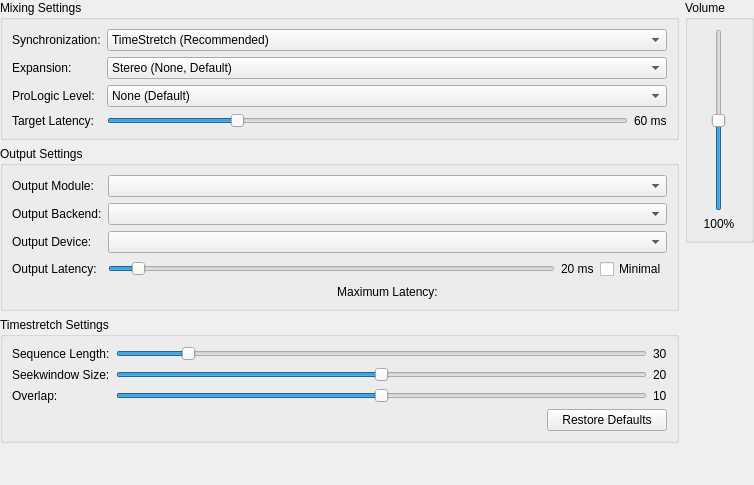
<?xml version="1.0" encoding="UTF-8"?>
<ui version="4.0">
 <class>AudioSettingsWidget</class>
 <widget class="QWidget" name="AudioSettingsWidget">
  <property name="geometry">
   <rect>
    <x>0</x>
    <y>0</y>
    <width>754</width>
    <height>485</height>
   </rect>
  </property>
  <property name="windowTitle">
   <string notr="true">Form</string>
  </property>
  <layout class="QGridLayout" name="gridLayout_2">
   <property name="leftMargin">
    <number>0</number>
   </property>
   <property name="topMargin">
    <number>0</number>
   </property>
   <property name="rightMargin">
    <number>0</number>
   </property>
   <property name="bottomMargin">
    <number>0</number>
   </property>
   <item row="2" column="0">
    <widget class="QGroupBox" name="groupBox_4">
     <property name="title">
      <string>Timestretch Settings</string>
     </property>
     <layout class="QFormLayout" name="formLayout_3">
      <item row="0" column="0">
       <widget class="QLabel" name="label_6">
        <property name="text">
         <string>Sequence Length:</string>
        </property>
       </widget>
      </item>
      <item row="0" column="1">
       <layout class="QHBoxLayout" name="horizontalLayout_2">
        <item>
         <widget class="NoScrollQSlider" name="sequenceLength">
          <property name="minimum">
           <number>20</number>
          </property>
          <property name="maximum">
           <number>100</number>
          </property>
          <property name="value">
           <number>30</number>
          </property>
          <property name="orientation">
           <enum>Qt::Horizontal</enum>
          </property>
          <property name="tickPosition">
           <enum>NoScrollQSlider::TicksBelow</enum>
          </property>
          <property name="tickInterval">
           <number>10</number>
          </property>
         </widget>
        </item>
        <item>
         <widget class="QLabel" name="sequenceLengthLabel">
          <property name="text">
           <string>30</string>
          </property>
         </widget>
        </item>
       </layout>
      </item>
      <item row="1" column="0">
       <widget class="QLabel" name="label_7">
        <property name="text">
         <string>Seekwindow Size:</string>
        </property>
       </widget>
      </item>
      <item row="1" column="1">
       <layout class="QHBoxLayout" name="horizontalLayout_3">
        <item>
         <widget class="NoScrollQSlider" name="seekWindowSize">
          <property name="minimum">
           <number>10</number>
          </property>
          <property name="maximum">
           <number>30</number>
          </property>
          <property name="value">
           <number>20</number>
          </property>
          <property name="orientation">
           <enum>Qt::Horizontal</enum>
          </property>
          <property name="tickPosition">
           <enum>NoScrollQSlider::TicksBelow</enum>
          </property>
          <property name="tickInterval">
           <number>2</number>
          </property>
         </widget>
        </item>
        <item>
         <widget class="QLabel" name="seekWindowSizeLabel">
          <property name="text">
           <string>20</string>
          </property>
         </widget>
        </item>
       </layout>
      </item>
      <item row="2" column="0">
       <widget class="QLabel" name="label_8">
        <property name="text">
         <string>Overlap:</string>
        </property>
       </widget>
      </item>
      <item row="2" column="1">
       <layout class="QHBoxLayout" name="horizontalLayout_4">
        <item>
         <widget class="NoScrollQSlider" name="overlap">
          <property name="minimum">
           <number>5</number>
          </property>
          <property name="maximum">
           <number>15</number>
          </property>
          <property name="value">
           <number>10</number>
          </property>
          <property name="orientation">
           <enum>Qt::Horizontal</enum>
          </property>
          <property name="tickPosition">
           <enum>NoScrollQSlider::TicksBelow</enum>
          </property>
          <property name="tickInterval">
           <number>1</number>
          </property>
         </widget>
        </item>
        <item>
         <widget class="QLabel" name="overlapLabel">
          <property name="text">
           <string>10</string>
          </property>
         </widget>
        </item>
       </layout>
      </item>
      <item row="3" column="1">
       <layout class="QHBoxLayout" name="horizontalLayout_5">
        <item>
         <spacer name="horizontalSpacer">
          <property name="orientation">
           <enum>Qt::Horizontal</enum>
          </property>
          <property name="sizeHint" stdset="0">
           <size>
            <width>40</width>
            <height>20</height>
           </size>
          </property>
         </spacer>
        </item>
        <item>
         <widget class="QPushButton" name="resetTimestretchDefaults">
          <property name="minimumSize">
           <size>
            <width>120</width>
            <height>0</height>
           </size>
          </property>
          <property name="text">
           <string>Restore Defaults</string>
          </property>
         </widget>
        </item>
       </layout>
      </item>
     </layout>
    </widget>
   </item>
   <item row="0" column="1" rowspan="4">
    <layout class="QVBoxLayout" name="verticalLayout">
     <item>
      <widget class="QGroupBox" name="groupBox">
       <property name="title">
        <string>Volume</string>
       </property>
       <layout class="QGridLayout" name="gridLayout">
        <item row="0" column="0">
         <widget class="NoScrollQSlider" name="volume">
          <property name="sizePolicy">
           <sizepolicy hsizetype="Fixed" vsizetype="Expanding">
            <horstretch>0</horstretch>
            <verstretch>0</verstretch>
           </sizepolicy>
          </property>
          <property name="minimumSize">
           <size>
            <width>40</width>
            <height>0</height>
           </size>
          </property>
          <property name="maximum">
           <number>200</number>
          </property>
          <property name="value">
           <number>100</number>
          </property>
          <property name="orientation">
           <enum>Qt::Vertical</enum>
          </property>
          <property name="tickPosition">
           <enum>NoScrollQSlider::TicksBothSides</enum>
          </property>
          <property name="tickInterval">
           <number>10</number>
          </property>
         </widget>
        </item>
        <item row="1" column="0">
         <widget class="QLabel" name="volumeLabel">
          <property name="minimumSize">
           <size>
            <width>40</width>
            <height>0</height>
           </size>
          </property>
          <property name="text">
           <string>100%</string>
          </property>
          <property name="alignment">
           <set>Qt::AlignCenter</set>
          </property>
         </widget>
        </item>
       </layout>
      </widget>
     </item>
     <item>
      <spacer name="verticalSpacer">
       <property name="orientation">
        <enum>Qt::Vertical</enum>
       </property>
       <property name="sizeHint" stdset="0">
        <size>
         <width>20</width>
         <height>40</height>
        </size>
       </property>
      </spacer>
     </item>
    </layout>
   </item>
   <item row="3" column="0">
    <spacer name="verticalSpacer_2">
     <property name="orientation">
      <enum>Qt::Vertical</enum>
     </property>
     <property name="sizeHint" stdset="0">
      <size>
       <width>20</width>
       <height>40</height>
      </size>
     </property>
    </spacer>
   </item>
   <item row="0" column="0">
    <widget class="QGroupBox" name="groupBox_2">
     <property name="title">
      <string>Mixing Settings</string>
     </property>
     <layout class="QFormLayout" name="formLayout">
      <item row="0" column="0">
       <widget class="QLabel" name="label">
        <property name="text">
         <string>Synchronization:</string>
        </property>
       </widget>
      </item>
      <item row="0" column="1">
       <widget class="NoScrollQComboBox" name="syncMode">
        <item>
         <property name="text">
          <string>TimeStretch (Recommended)</string>
         </property>
        </item>
        <item>
         <property name="text">
          <string>Async Mix (Breaks some games!)</string>
         </property>
        </item>
        <item>
         <property name="text">
          <string>None (Audio can skip.)</string>
         </property>
        </item>
       </widget>
      </item>
      <item row="1" column="0">
       <widget class="QLabel" name="label_3">
        <property name="text">
         <string>Expansion:</string>
        </property>
       </widget>
      </item>
      <item row="1" column="1">
       <widget class="NoScrollQComboBox" name="expansionMode">
        <item>
         <property name="text">
          <string>Stereo (None, Default)</string>
         </property>
        </item>
        <item>
         <property name="text">
          <string>Quadrafonic</string>
         </property>
        </item>
        <item>
         <property name="text">
          <string>Surround 5.1</string>
         </property>
        </item>
        <item>
         <property name="text">
          <string>Surround 7.1</string>
         </property>
        </item>
       </widget>
      </item>
      <item row="3" column="0">
       <widget class="QLabel" name="label_3b">
        <property name="text">
         <string extracomment="ProLogic is a Dolby brand. Leave the name as-is unless there is an official translation for your language.">ProLogic Level:</string>
        </property>
       </widget>
      </item>
      <item row="3" column="1">
       <widget class="NoScrollQComboBox" name="dplLevel">
        <item>
         <property name="text">
          <string>None (Default)</string>
         </property>
        </item>
        <item>
         <property name="text">
          <string extracomment="ProLogic is a Dolby brand. Leave the name as-is unless there is an official translation for your language.">ProLogic Decoding (basic)</string>
         </property>
        </item>
        <item>
         <property name="text">
          <string extracomment="ProLogic II is a Dolby brand. Leave the name as-is unless there is an official translation for your language. gigaherz is the nickname of one of PCSX2's developers. Leave as-is.">ProLogic II Decoding (gigaherz)</string>
         </property>
        </item>
       </widget>
      </item>
      <item row="4" column="0">
       <widget class="QLabel" name="label_10">
        <property name="text">
         <string>Target Latency:</string>
        </property>
       </widget>
      </item>
      <item row="4" column="1">
       <layout class="QHBoxLayout" name="horizontalLayout_6">
        <item>
         <widget class="NoScrollQSlider" name="targetLatency">
          <property name="minimum">
           <number>15</number>
          </property>
          <property name="maximum">
           <number>200</number>
          </property>
          <property name="value">
           <number>60</number>
          </property>
          <property name="orientation">
           <enum>Qt::Horizontal</enum>
          </property>
          <property name="tickPosition">
           <enum>NoScrollQSlider::TicksBelow</enum>
          </property>
          <property name="tickInterval">
           <number>200</number>
          </property>
         </widget>
        </item>
        <item>
         <widget class="QLabel" name="targetLatencyLabel">
          <property name="text">
           <string>60 ms</string>
          </property>
         </widget>
        </item>
       </layout>
      </item>
     </layout>
    </widget>
   </item>
   <item row="1" column="0">
    <widget class="QGroupBox" name="groupBox_3">
     <property name="title">
      <string>Output Settings</string>
     </property>
     <layout class="QFormLayout" name="formLayout_2">
      <item row="0" column="0">
       <widget class="QLabel" name="label_4">
        <property name="text">
         <string>Output Module:</string>
        </property>
       </widget>
      </item>
      <item row="0" column="1">
       <widget class="NoScrollQComboBox" name="outputModule"/>
      </item>
      <item row="3" column="0">
       <widget class="QLabel" name="label_5">
        <property name="text">
         <string>Output Latency:</string>
        </property>
       </widget>
      </item>
      <item row="3" column="1">
       <layout class="QHBoxLayout" name="horizontalLayout">
        <item>
         <widget class="NoScrollQSlider" name="outputLatency">
          <property name="minimum">
           <number>10</number>
          </property>
          <property name="maximum">
           <number>200</number>
          </property>
          <property name="value">
           <number>20</number>
          </property>
          <property name="orientation">
           <enum>Qt::Horizontal</enum>
          </property>
          <property name="tickPosition">
           <enum>NoScrollQSlider::TicksBelow</enum>
          </property>
          <property name="tickInterval">
           <number>200</number>
          </property>
         </widget>
        </item>
        <item>
         <widget class="QLabel" name="outputLatencyLabel">
          <property name="text">
           <string>20 ms</string>
          </property>
         </widget>
        </item>
        <item>
         <widget class="QCheckBox" name="outputLatencyMinimal">
          <property name="text">
           <string>Minimal</string>
          </property>
         </widget>
        </item>
       </layout>
      </item>
      <item row="1" column="0">
       <widget class="QLabel" name="label_9">
        <property name="text">
         <string>Output Backend:</string>
        </property>
       </widget>
      </item>
      <item row="1" column="1">
       <widget class="NoScrollQComboBox" name="backend"/>
      </item>
      <item row="4" column="1">
       <widget class="QLabel" name="latencySummary">
        <property name="text">
         <string>Maximum Latency:</string>
        </property>
        <property name="alignment">
         <set>Qt::AlignCenter</set>
        </property>
       </widget>
      </item>
      <item row="2" column="0">
       <widget class="QLabel" name="label_11">
        <property name="text">
         <string>Output Device:</string>
        </property>
       </widget>
      </item>
      <item row="2" column="1">
       <widget class="NoScrollQComboBox" name="outputDevice"/>
      </item>
     </layout>
    </widget>
   </item>
  </layout>
 </widget>
 <customwidgets>
  <customwidget>
   <class>NoScrollQComboBox</class>
   <extends>QComboBox</extends>
   <header>NoScrollQComboBox.h</header>
  </customwidget>
  <customwidget>
   <class>NoScrollQSlider</class>
   <extends>QSlider</extends>
   <header>NoScrollQSlider.h</header>
  </customwidget>
 </customwidgets>
 <resources/>
 <connections/>
</ui>
